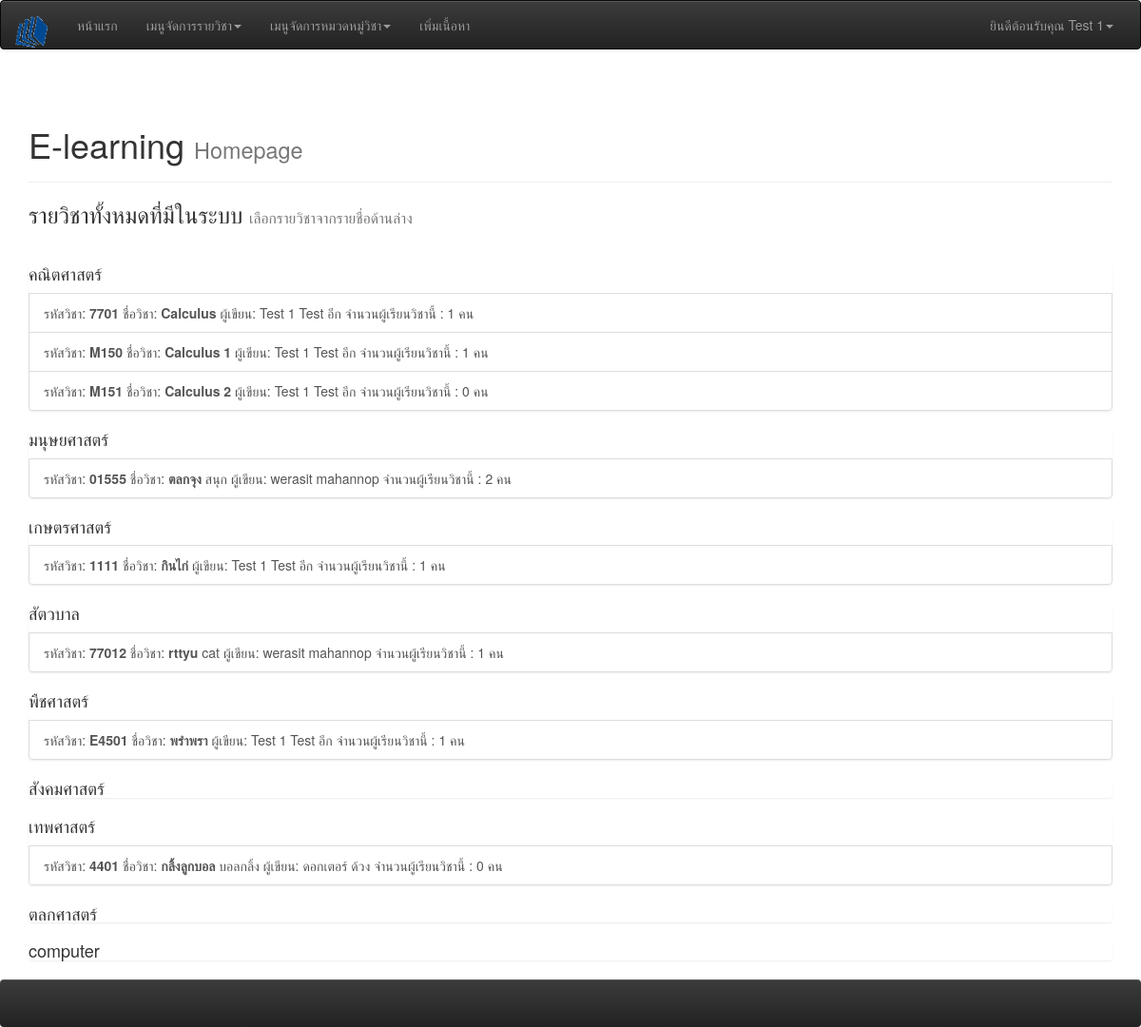
/index.php (signed in), run on the app's committed database.
### tables this page shows
CREATE TABLE IF NOT EXISTS `sub_group` (
  `group_id` varchar(10) NOT NULL,
  `group_name` varchar(50) DEFAULT NULL
);

CREATE TABLE IF NOT EXISTS `subject` (
  `subject_code` varchar(10) NOT NULL,
  `group_id` varchar(10) NOT NULL,
  `title` varchar(200) DEFAULT NULL,
  `subtitle` varchar(200) DEFAULT NULL
);

CREATE TABLE IF NOT EXISTS `member` (
`member_id` int(10) unsigned NOT NULL,
  `username` varchar(45) DEFAULT NULL,
  `password` varchar(16) DEFAULT NULL,
  `gender` varchar(6) DEFAULT NULL,
  `name` varchar(45) DEFAULT NULL,
  `surname` varchar(45) DEFAULT NULL,
  `country` varchar(20) DEFAULT NULL,
  `tel` varchar(11) DEFAULT NULL,
  `email` varchar(30) DEFAULT NULL
);

### model/db_subject.inc.php (called while the page is built, shortened)
<?php
include "db_con.inc.php";
function getSubGroupList(){
    global $dbh;
    $query = $dbh->query("SELECT * FROM sub_group");
    if($query->rowCount() >0){
        $fetch = $query->fetchAll(PDO::FETCH_ASSOC);
        return $fetch;
    }
    else{
        return FALSE;
    }
}
function getSubjectIndex(){
    global $dbh;
    $query = $dbh->query("SELECT * FROM subject,sub_group WHERE subject.group_id = sub_group.group_id ORDER BY subject.group_id ASC" );
    if($query->rowCount() >0){
        $fetch = $query->fetchAll(PDO::FETCH_ASSOC);
        return $fetch;
    }
    else{
        return FALSE;
    }
}
function getCreatorName($subID){
    global $dbh;
    $query = $dbh->query("SELECT * FROM subject,enrollment,member WHERE member.member_id = enrollment.member_id AND subject.subject_code = '$subID' AND subject.subject_code = enrollment.subject_code AND enrollment.type = 'Creator'");
    if($query->rowCount() >0){
        $fetch = $query->fetch(PDO::FETCH_OBJ);
        return $fetch;
    }
    else{
        echo '<script>alert("Cannot Q")</script>';
    }
}
function getSubEnroll($subID){
    global $dbh;
    $query = $dbh->query("SELECT * FROM enrollment WHERE subject_code = '$subID' AND type= 'Student'");
    return $query->rowCount();
}

### view/Home_Logged.php (the view, shortened to what this page needs)
<!DOCTYPE html>
<html lang="en">
    <?php
    include_once '/model/db_subject.inc.php';
    ?>
  <head>
    <link rel="stylesheet" href="/e-learning/plugins/bootstrap/css/bootstrap.min.css">
    <link rel="stylesheet" href="/e-learning/plugins/bootstrap/css/font-awesome.min.css">
    <link rel="stylesheet" href="/e-learning/plugins/bootstrap/css/bootstrap-theme.min.css">
  </head>
  <body>
    <div class="container">
        <div class="page-header"><h1>E-learning <small>Homepage</small></div>
        <h3>รายวิชาทั้งหมดที่มีในระบบ <small>เลือกรายวิชาจากรายชื่อด้านล่าง</small></h3>&nbsp;
        <?php
        $subIDArray = getSubGroupList();
        $subArray = getSubjectIndex();
        for($i=0;$i < count($subIDArray); $i++) {
            echo '<div class="list-group"><h4>'.$subIDArray[$i]["group_name"].'</h4>';
            for($j=0;$j< count($subArray);$j++){
                if(isset($subArray[$j]["subject_code"])){
                    $creatorName = getCreatorName($subArray[$j]["subject_code"]);
                    $enroll_sum = getSubEnroll($subArray[$j]["subject_code"]);
                    if($subArray[$j]["group_id"] == $subIDArray[$i]["group_id"]){
                        echo '<a href="./controller/subject_enrollment.php?sub_code='.$subArray[$j]["subject_code"].'&sub_name='.$subArray[$j]["title"].'" class="list-group-item">รหัสวิชา: <b>'.$subArray[$j]["subject_code"].'</b> ชื่อวิชา: <b>'.$subArray[$j]["title"].'</b> '.$subArray[$j]["subtitle"].' ผู้เขียน: '.$creatorName->name.' '.$creatorName->surname.' จำนวนผู้เรียนวิชานี้ : '.$enroll_sum.' คน</a>';
                    }
                }
                else{
                    echo '<a href="#" class="list-group-item">ยังไม่มีวิชา</a>';
                }
            }
            echo '</div>';
        } ?>
    </div>
  </body>
</html>

### css/Footer.css (style rules this page uses)
html, body { height: 100%; margin: 0; padding: 0; }
.container { display: block; min-height: 100%; height: auto !important; height: 100%; margin-bottom: -20px; }

### data on the page
sub_group: group_name "คณิตศาสตร์"
subject: subject_code "7701", title "Calculus", member.name "Test 1", member.surname "Test อีก", enroll_sum "1"
subject: subject_code "M150", title "Calculus 1", member.name "Test 1", member.surname "Test อีก", enroll_sum "1"
subject: subject_code "M151", title "Calculus 2", member.name "Test 1", member.surname "Test อีก", enroll_sum "0"
sub_group: group_name "มนุษยศาสตร์"
subject: subject_code "01555", title "ตลกจุง", subtitle "สนุก", member.name "werasit", member.surname "mahannop", enroll_sum "2"
sub_group: group_name "เกษตรศาสตร์"
subject: subject_code "1111", title "กินไก่", member.name "Test 1", member.surname "Test อีก", enroll_sum "1"
sub_group: group_name "สัตวบาล"
subject: subject_code "77012", title "rttyu", subtitle "cat", member.name "werasit", member.surname "mahannop", enroll_sum "1"
sub_group: group_name "พืชศาสตร์"
subject: subject_code "E4501", title "พรำพรา", member.name "Test 1", member.surname "Test อีก", enroll_sum "1"
sub_group: group_name "สังคมศาสตร์"
sub_group: group_name "เทพศาสตร์"
subject: subject_code "4401", title "กลิ้งลูกบอล", subtitle "บอลกลิ้ง", member.name "ดอกเตอร์", member.surname "ด้วง", enroll_sum "0"
sub_group: group_name "ตลกศาสตร์"
sub_group: group_name "computer"

### other printed values
$_SESSION["name"] "Test 1"
